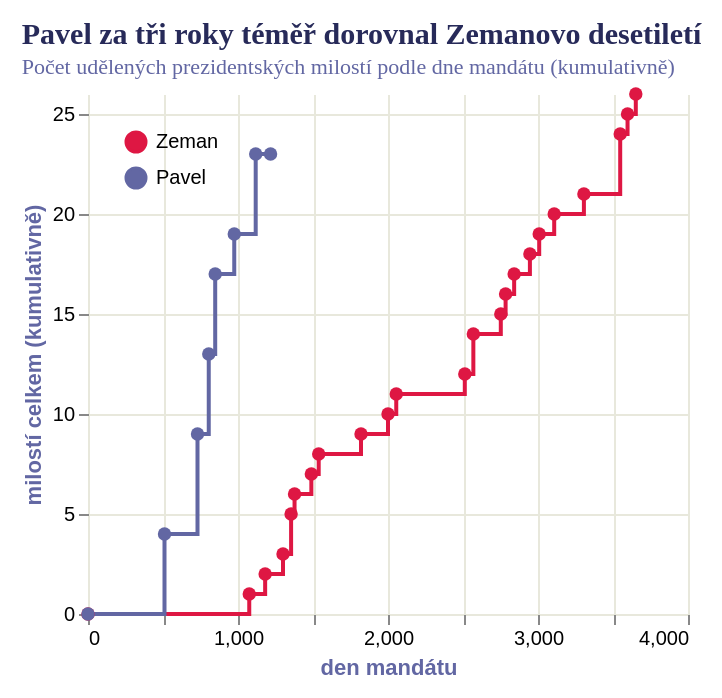

The specification (Vega-Lite) saved for this image:
### Vega-Lite specification from a JSON file in a GitHub repository (floating-point values rounded to 4 significant figures)
{"_source": "Kancelář prezidenta republiky, veřejná oznámení o udělených milostech", "$schema": "https://vega.github.io/schema/vega-lite/v5.json", "description": "Kumulativní počet udělených prezidentských milostí podle dne mandátu", "height": 260, "padding": {"top": 10, "left": 10, "right": 10, "bottom": 10}, "data": {"values": [{"prezident": "Zeman", "den": 0, "kumulativ": 0, "label": "8. 3. 2013 – nástup do úřadu"}, {"prezident": "Zeman", "den": 1075, "kumulativ": 1, "label": "únor 2016 – Pavel Mareš (roztroušená skleróza)"}, {"prezident": "Zeman", "den": 1181, "kumulativ": 2, "label": "31. 5. 2016 – zdravotní stav, dialýza"}, {"prezident": "Zeman", "den": 1300, "kumulativ": 3, "label": "27. 9. 2016 – poškození mozku po CMP"}, {"prezident": "Zeman", "den": 1354, "kumulativ": 5, "label": "20. 11. 2016 – L. G. (péče o syna ve věznici) + Jiřina Mošnová (psychická nemoc)"}, {"prezident": "Zeman", "den": 1377, "kumulativ": 6, "label": "13. 12. 2016 – onkologické onemocnění"}, {"prezident": "Zeman", "den": 1489, "kumulativ": 7, "label": "4. 4. 2017 – rakovina plic s metastázami"}, {"prezident": "Zeman", "den": 1538, "kumulativ": 8, "label": "23. 5. 2017 – Jiří Kajínek (doživotní trest)"}, {"prezident": "Zeman", "den": 1820, "kumulativ": 9, "label": "1. 3. 2018 – péče o syna po dopravní nehodě"}, {"prezident": "Zeman", "den": 2000, "kumulativ": 10, "label": "28. 8. 2018 – Drahomír Nosek (onkologické onemocnění)"}, {"prezident": "Zeman", "den": 2055, "kumulativ": 11, "label": "22. 10. 2018 – amputace nohou, neplacení výživného"}, {"prezident": "Zeman", "den": 2512, "kumulativ": 12, "label": "22. 1. 2020 – Václav Grimm (rakovina plic)"}, {"prezident": "Zeman", "den": 2569, "kumulativ": 14, "label": "19. 3. 2020 – Ondřej (záchrana života resuscitací) + srdeční selhání, transplantace"}, {"prezident": "Zeman", "den": 2752, "kumulativ": 15, "label": "18. 9. 2020 – onkologické onemocnění, mladý věk"}, {"prezident": "Zeman", "den": 2784, "kumulativ": 16, "label": "20. 10. 2020 – matka pěti dětí"}, {"prezident": "Zeman", "den": 2841, "kumulativ": 17, "label": "16. 12. 2020 – Daniel Vlachynský (záchrana tonoucí ženy)"}, {"prezident": "Zeman", "den": 2946, "kumulativ": 18, "label": "31. 3. 2021 – rakovina, dřívější loupež"}, {"prezident": "Zeman", "den": 3008, "kumulativ": 19, "label": "1. 6. 2021 – péče o děti"}, {"prezident": "Zeman", "den": 3108, "kumulativ": 20, "label": "9. 9. 2021 – Pavel Podroužek"}, {"prezident": "Zeman", "den": 3306, "kumulativ": 21, "label": "26. 3. 2022 – Miloš Balák (Lesní správa Lány)"}, {"prezident": "Zeman", "den": 3548, "kumulativ": 24, "label": "23. 11. 2022 – manželé Kordysovi + společník (3 osoby)"}, {"prezident": "Zeman", "den": 3597, "kumulativ": 25, "label": "11. 1. 2023 – Jana Nečasová"}, {"prezident": "Zeman", "den": 3652, "kumulativ": 26, "label": "7. 3. 2023 – poslední den mandátu, dopad na zaměstnance firmy"}, {"prezident": "Pavel", "den": 0, "kumulativ": 0, "label": "9. 3. 2023 – nástup do úřadu"}, {"prezident": "Pavel", "den": 510, "kumulativ": 4, "label": "30. 7. 2024 – 4 milosti (samoživitelky, cizinec, pašování drog)"}, {"prezident": "Pavel", "den": 730, "kumulativ": 9, "label": "7. 3. 2025 – 5 milostí (4× marihuana + 1 další)"}, {"prezident": "Pavel", "den": 805, "kumulativ": 13, "label": "21. 5. 2025 – 4 milosti (vojáci, abolice v kauze afghánského zajatce)"}, {"prezident": "Pavel", "den": 848, "kumulativ": 17, "label": "3. 7. 2025 – 4 milosti (samoživitelky, marihuana)"}, {"prezident": "Pavel", "den": 975, "kumulativ": 19, "label": "7. 11. 2025 – 2 milosti (žena 76 let, žena 23 let)"}, {"prezident": "Pavel", "den": 1118, "kumulativ": 23, "label": "30. 3. 2026 – 4 milosti (zdravotní stav, zpronevěra, podvod, výživné)"}, {"prezident": "Pavel", "den": 1217, "kumulativ": 23, "label": "7. 7. 2026 – zatím poslední bilance"}]}, "mark": {"type": "line", "interpolate": "step-after", "point": {"filled": true, "size": 45}, "strokeWidth": 2, "tooltip": true}, "encoding": {"x": {"field": "den", "type": "quantitative", "title": "den mandátu", "axis": {"gridColor": "#e8e8dc", "domain": false}}, "y": {"field": "kumulativ", "type": "quantitative", "title": "milostí celkem (kumulativně)", "axis": {"gridColor": "#e8e8dc", "domain": false}}, "color": {"field": "prezident", "type": "nominal", "scale": {"domain": ["Zeman", "Pavel"], "range": ["#de1743", "#6267a3"]}, "legend": {"title": null, "orient": "top-left"}}, "tooltip": [{"field": "prezident", "type": "nominal", "title": "Prezident"}, {"field": "label", "type": "nominal", "title": "Případ"}, {"field": "kumulativ", "type": "quantitative", "title": "Milostí celkem"}]}, "config": {"view": {"stroke": "transparent"}, "title": {"font": "Roboto Slab", "fontWeight": "bold", "fontSize": 15, "anchor": "start", "color": "#272a59", "subtitleFont": "Work Sans", "subtitleFontSize": 11, "subtitleColor": "#6267a3"}, "axis": {"titleColor": "#6267a3"}, "legend": {}}, "title": {"text": "Pavel za tři roky téměř dorovnal Zemanovo desetiletí", "subtitle": "Počet udělených prezidentských milostí podle dne mandátu (kumulativně)"}}
